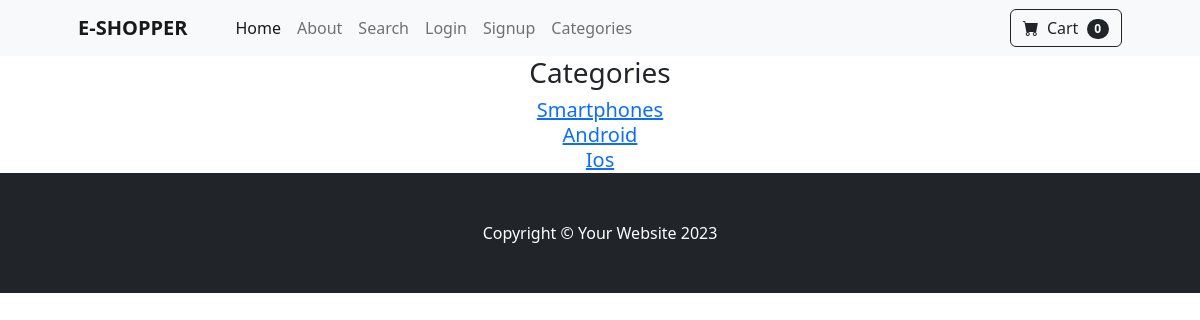
The app's page /category_summary with its own data.
### store/models.py (models this page shows)
class Category(models.Model):
    name =models.CharField(max_length=50)
    def __str__(self):
        return self.name

### store/views.py (the view)
# urls.py: path('category_summary',views.category_summary,name='category_summary'),
def category_summary(request):
    category=Category.objects.all()
    return render(request,'categorysummary.html',{'category':category})

### cart/cart.py (called while the page is built)
    def __len__(self):
        return len(self.cart)

### cart/context_processors.py (called while the page is built)
def cart(request):
    return{'cart':Cart(request)}

### store/templates/categorysummary.html
{% extends 'base.html' %}
{% block content %}
<div class="">
    <center>
        <h3>Categories</h3>
    {% for i in category %}
    <a class="h5" href="{% url 'category' i %}">{{ i }}</a> <br>
    {% endfor %}
    </center>
</div>
{% endblock %}

### records on screen
Category: name "Smartphones"
Category: name "Android"
Category: name "Ios"

### other values on screen
{{ cart|length }} "0"
